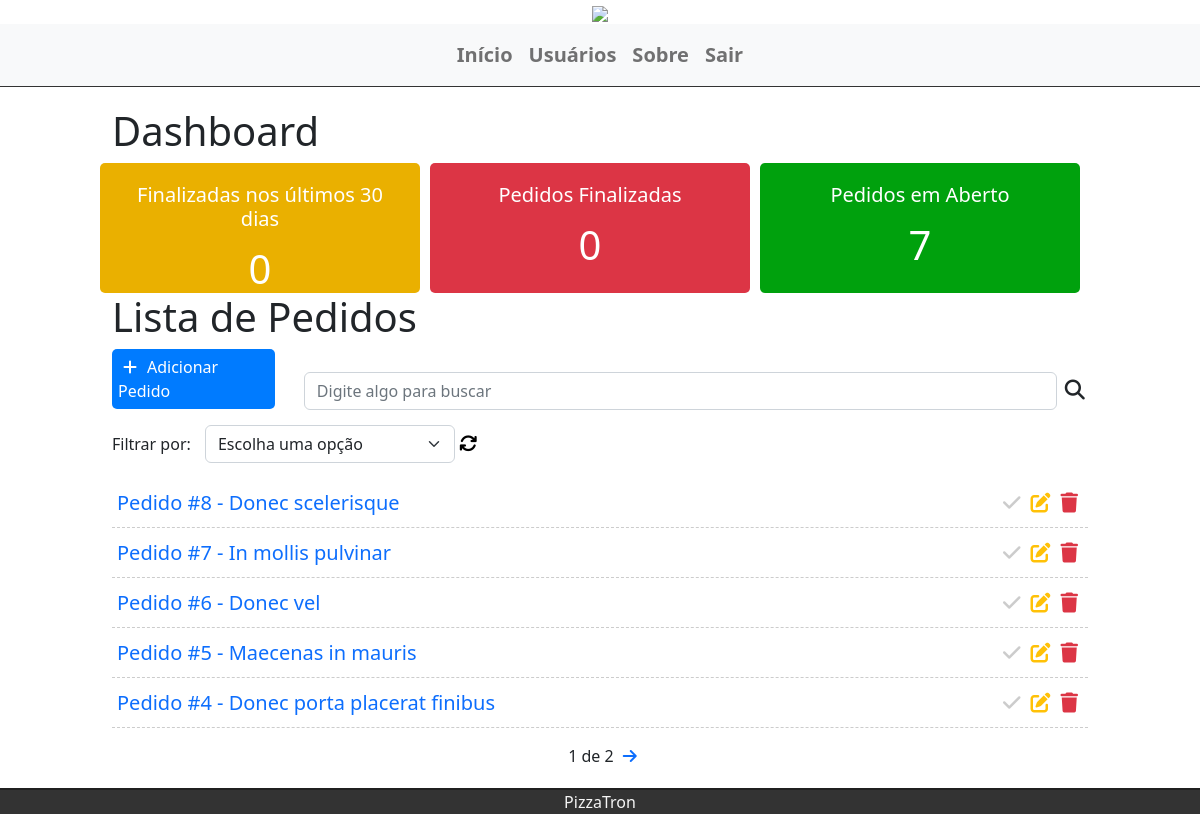
The app's page / (signed in), older data.
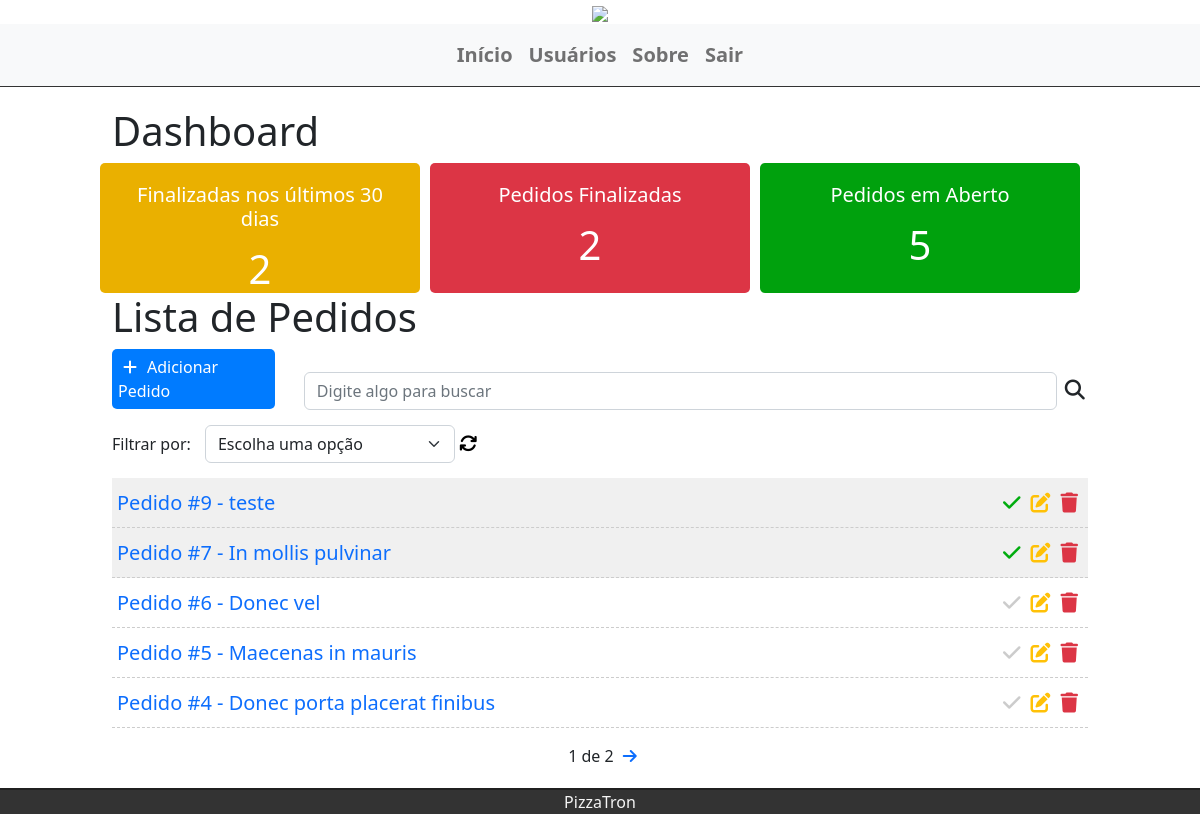
The same page, newer data.
### tasks/models.py (models this page shows, shortened)
class Task(models.Model):
    STATUS = (
        ('doing', 'doing'),
        ('done', 'done'),
    )
    title = models.CharField(max_length=255)
    description = models.TextField()
    adress = models.CharField(max_length=255)
    done = models.CharField(
        max_length=5,
        choices=STATUS,
    )
    user = models.ForeignKey(get_user_model(), on_delete=models.CASCADE)
    create_at = models.DateTimeField(auto_now_add=True)
    update_at = models.DateTimeField(auto_now=True)

### tasks/views.py (the view)
# urls.py: path('', views.taskList, name='task-list'),
@login_required
def taskList(request):
    search = request.GET.get('search')
    filter = request.GET.get('filter')
    tasksDoneRecently = Task.objects.filter(
        done='done', update_at__gt=datetime.datetime.now()-datetime.timedelta(30)).count()
    tasksDone = Task.objects.filter(done='done', user=request.user).count()
    tasksDoing = Task.objects.filter(done='doing', user=request.user).count()
    if search:
        tasks = Task.objects.filter(title__icontains=search, user=request.user)
    elif filter:
        tasks = Task.objects.filter(done=filter, user=request.user)
    else:
        tasks_list = Task.objects.all().order_by(
            '-create_at').filter(user=request.user)
        paginator = Paginator(tasks_list, 5)
        page = request.GET.get('page')
        tasks = paginator.get_page(page)
    return render(request, 'tasks/list.html', {'tasks': tasks, 'tasksrecently': tasksDoneRecently, 'tasksdone': tasksDone, 'tasksdoing': tasksDoing})

### tasks/templates/tasks/list.html (shortened to what this page needs)
{% extends 'base.html' %}
{% block content %}
    <div class="offset-1 col-10 list-div">
        <div class="container dashboard">
            <h1>Dashboard</h1>
            <div class="row">
                <div class="col-4 dashboard-box" id="dashboard-lastdays">
                    <h4>Finalizadas nos últimos 30 dias</h4>
                    <span>{{ tasksrecently }}</span>
                </div>
                <div class="col-4 dashboard-box" id="dashboard-done">
                    <h4>Pedidos Finalizadas</h4>
                    <span>{{ tasksdone }}</span>
                </div>
                <div class="col-4 dashboard-box" id="dashboard-doing">
                    <h4>Pedidos em Aberto</h4>
                    <span>{{ tasksdoing }}</span>
                </div>
            </div>
        </div>
        <div class="container">
            <h1>Lista de Pedidos</h1>
            <div>
                <a id="add-link" href="newtask/">
                    <div class="col-2 add-div">
                        <i class="fas fa-plus"></i>Adicionar Pedido
                    </div>
                </a>
                <div class="col-9 search-div">
                    <form method="GET" id="search-form" class="d-flex">
                        <input class="form-control me-2"
                               type="text"
                               id="search"
                               name="search"
                               placeholder="Digite algo para buscar"
                               aria-label="search"
                               value="{{ request.GET.search }}">
                        <i class="fa-solid fa-magnifying-glass" id="search-btn"></i>
                    </form>
                </div>
            </div>
            <div class="col-12 filter-div">
                <span>Filtrar por:</span>
                <select name="filter" id="filter" class="form-select">
                    <option value="">
                        Escolha uma opção
                    </option>
                </select>
                <a href="http://127.0.0.1:8000/"><i class="fa-solid fa-arrows-rotate" id="refresh-btn"></i></a>
            </div>
            <ul class="task-list">
                {% for task in tasks %}
                    {% if task.done == 'doing' %}
                        <li class="task-item">
                        {% else %}
                            <li class="task-item done">
                            {% endif %}
                            <span><a class="hyperlink" href="/tasks/{{ task.id }}">Pedido #{{ task.id }} - {{ task.title }} </a></span>
                            <a href="delete/{{ task.id }}" class="delete-btn"><span><i class="fas fa-trash"></i></span></a>
                            <a href="edit/{{ task.id }}"><span><i class="fas fa-edit"></i></span></a>
                            <a href="changestatus/{{ task.id }}"><span><i class="fas fa-check"></i></span></a>
                        </li>
                    {% endfor %}
                </ul>
                <div class="pagination">
                    <span class="step-links">
                        {% if tasks.paginator.num_pages %}
                            <span class="current">{{ tasks.number }} de {{ tasks.paginator.num_pages }}</span>
                        {% endif %}
                        {% if tasks.has_next %}<a href="?page={{ tasks.next_page_number }}"><i class="fas fa-arrow-right"></a></i>{% endif %}
                    </span>
                </div>
            </div>
        {% endblock %}

Row changes from the older to the newer data that the page shows:
removed Task: id "8", title "Donec scelerisque"
added Task: id "9", title "teste"
changed Task "In mollis pulvinar": done "doing" → "done" (drawn)
Text that changed along with them:
{{ tasksrecently }}: "0" → "2"
{{ tasksdone }}: "0" → "2"
{{ tasksdoing }}: "7" → "5"
